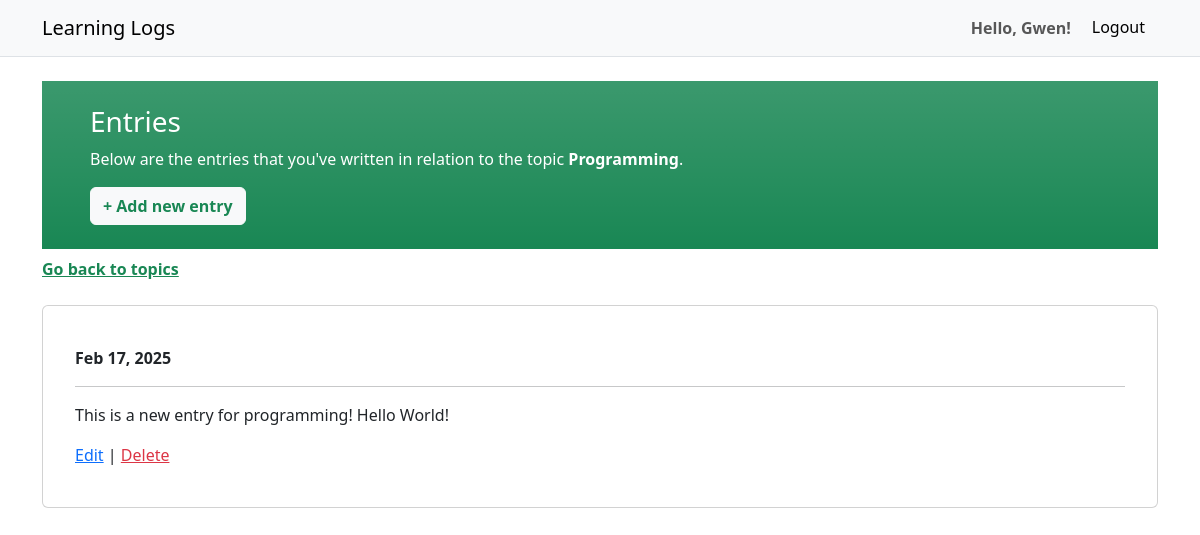
/topic/6 (signed in), run on the app's committed database.
### learning_logs/models.py (models this page shows, shortened)
class Topic(models.Model):
    text = models.CharField(max_length=300)
    date_created = models.DateTimeField(auto_now=True)
    user = models.ForeignKey(User, on_delete=models.CASCADE)

class Entry(models.Model):
    topic = models.ForeignKey(Topic, on_delete=models.CASCADE)
    text = models.TextField()
    date_created = models.DateTimeField(auto_now=True)
    class Meta:
        verbose_name_plural = 'entries'

### learning_logs/views.py (the view)
# urls.py: path('topic/<int:topic_id>', views.topic, name='topic'),
@login_required
def topic(request, topic_id):
    try:
        topic = Topic.objects.get(id=topic_id, user=request.user)
        entries = topic.entry_set.order_by('-date_created')
        context = {'entries': entries, 'topic': topic}
    except:
        raise Http404
    else:
        return render(request, 'learning_logs/topic.html', context)

### learning_logs/templates/learning_logs/topic.html
{% extends "learning_logs/base.html" %}
{% block content %}
<div class="container">
  <div class="row">
    <div class="col-12 bg-success bg-gradient text-white py-4 px-2 px-md-5 mb-2">
        <h3>Entries</h3>
        <p>Below are the entries that you've written in relation to the topic <strong>{{ topic.text }}</strong>.</p>
        <a class="btn btn-light text-success fw-bold" href="{% url 'learning_logs:new_entry' topic.id %}">+ Add new entry</a>
    </div>
    <div class="col-12 mx-0 px-0 mb-4">
        <a class="text-success fw-bold" href="{% url 'learning_logs:topics' %}">Go back to topics</a>
    </div>
    <div class="col-12 px-0 mx-0">
      {% for entry in entries %}
        <ul class="list-unstyled">
          <li>
            <div class="card text-decoration-none px-3 py-4">
              <div class="card-body">
                <p class="text-dark my-0 py-0 fw-bold">{{ entry.date_created | date:'M d, Y' }}</p>
                <hr>
                <p>{{ entry.text | linebreaks }}</p>
                <a href="{% url 'learning_logs:edit_entry' topic.id entry.id %}">Edit</a>
                | <a class="text-danger" href="{% url 'learning_logs:delete_entry' topic.id entry.id %}">Delete</a>
              </div>
            </div>
          </li>
        </ul>
      {% empty %}
        <a class="card text-decoration-none" href="{% url 'learning_logs:topic' topic.id %}">
          <div class="card-body border-start border-success border-5">
            <p class="text-decoration-none text-dark my-0 py-0 fw-bold">There's no written entries yet.</p>
          </div>
        </a>
      {% endfor %}
    </div>
  </div>
</div>
{% endblock content %}

### learning_logs/templates/learning_logs/base.html (shortened to what this page needs)
<!DOCTYPE html>
<html lang="en">
  <head>
    {% load django_bootstrap5 %} {% bootstrap_css %} {% bootstrap_javascript %}
  </head>
  <body>
    <nav
      class="navbar navbar-expand-lg navbar-light bg-light mb-4 border-bottom"
    >
      <div class="container">
        <a class="navbar-brand" href="/">Learning Logs</a>
        <div class="collapse navbar-collapse" id="navbarNav">
          <ul class="navbar-nav ms-auto">
            {% if user.is_authenticated %}
            <li class="nav-item">
              <strong class="nav-link fw-bold"
                >Hello, {{user.username | title}}!</strong
              >
            </li>
            <li class="nav-item">
              <form action="{% url 'accounts:logout' %}" method="POST">
                <button name="submit" type="submit" class="btn btn-light">
                  Logout
                </button>
              </form>
            </li>
            {% endif %}
          </ul>
        </div>
      </div>
    </nav>
    <div class="container">{% block content %}{% endblock content %}</div>
  </body>
</html>

### data on the page
Topic: text "Programming"
Entry: date_created "Feb 17, 2025", text "This is a new entry for programming! Hello World!"

### other printed values
{{ user.username | title }} "Gwen"
